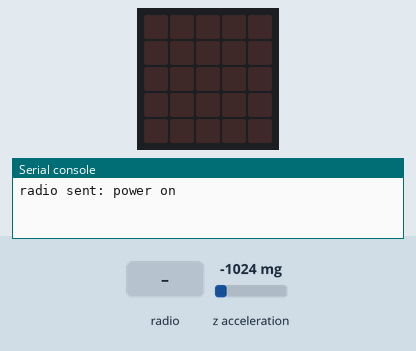
Simulated run of this program. Board: BBC micro:bit running MicroPython. Parts: the board's 5×5 LED display, the last lines printed to the serial console. The inputs (shaded band) are chosen by the test bench; at power-on: z acceleration -1024 mg. No radio messages arrive unless stated (any console line starting 'radio sent:' is added by the test bench).

Above: at 1.2 s.
1.3 s: radio message "1" arrives
At 2.07 s:
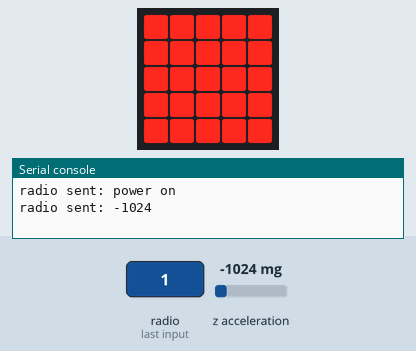
Timing chart, 0 to 4.3 s (numbered marks = the images above; inputs shaded):
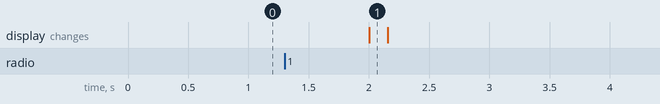

The program:

client.py
```python
# Add your Python code here. E.g.
from microbit import *
import radio

radio.on()

blink = Image("99999:"
              "99999:"
              "99999:"
              "99999:"
              "99999")


radio.send("power on")

while True:
    incoming = radio.receive()
    if incoming is not None:
        incoming = float(incoming)

        sleep(1000 - running_time() % 1000)
        acceleration = accelerometer.get_z()
        radio.send(str(acceleration))
        acceleration = float(acceleration)

        if acceleration < (2 * incoming) or acceleration > (.5 * incoming):
            display.show(blink)
            sleep(150)
            display.clear()
            sleep(150)

        radio.send("next average")
```

Measured:
- after the input at 1.3 s, the display: changes after 0.70 s (image 1)
